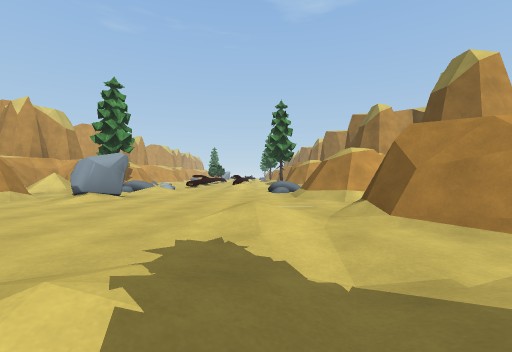
view 1 (above)

18 first-person views from a walk through a scene from a Unity 3-D project. The camera is 1.2 m above the floor, looks level and sees 90° across. The floor is counted in squares, 2 m on a side. Each view is taken from the middle of a square. On the plan, view 1 faces up. The plan holds only what a view shows up to about 9 squares ahead; the rest is blank. The place goes on beyond the plan. The player is left out. Some surface patterns are stand-ins.

view 2
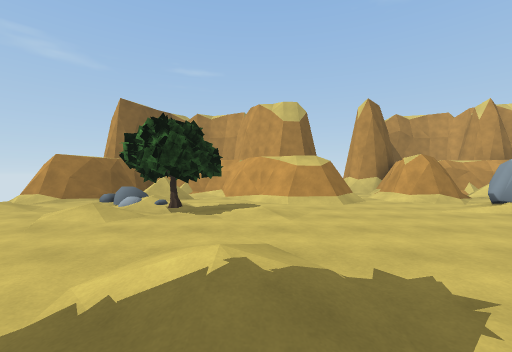

view 3
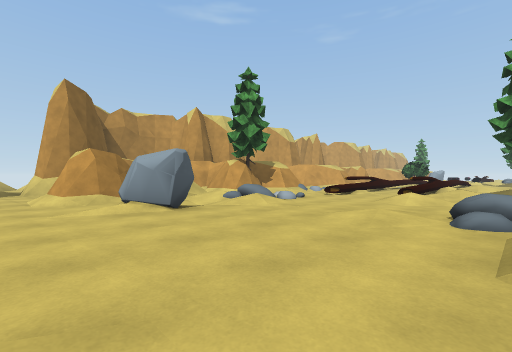

view 4
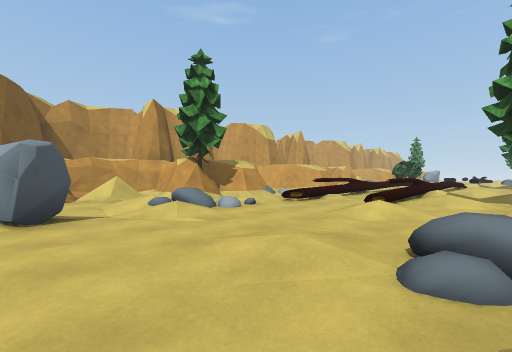

view 5
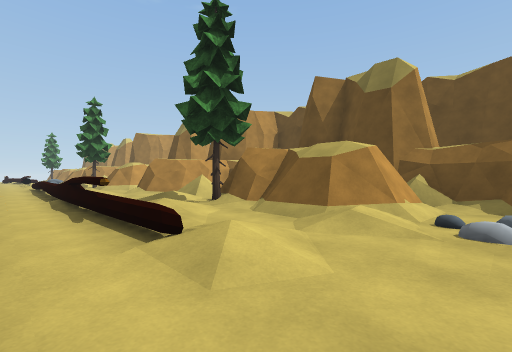

view 6
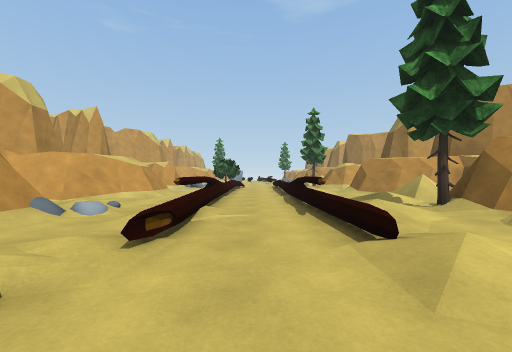

view 7
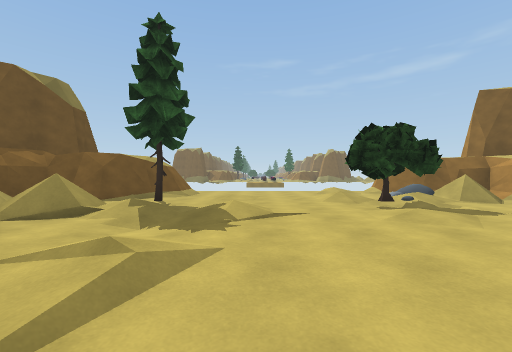

view 8
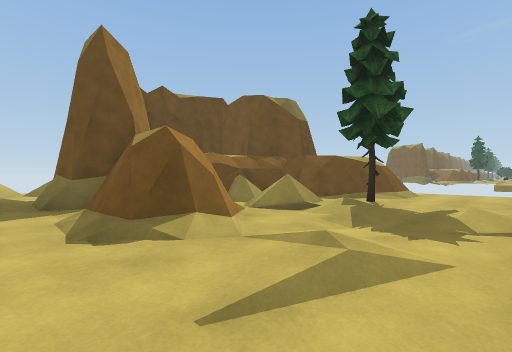

view 9
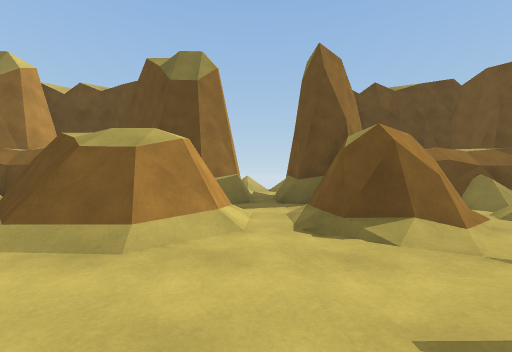

view 10
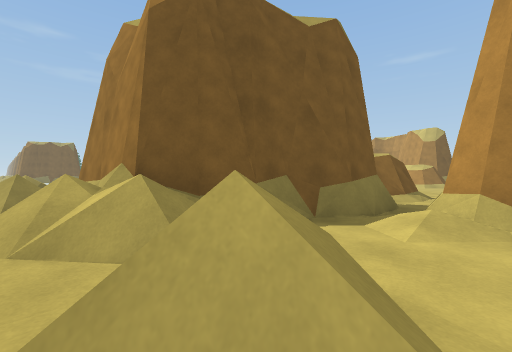

view 11
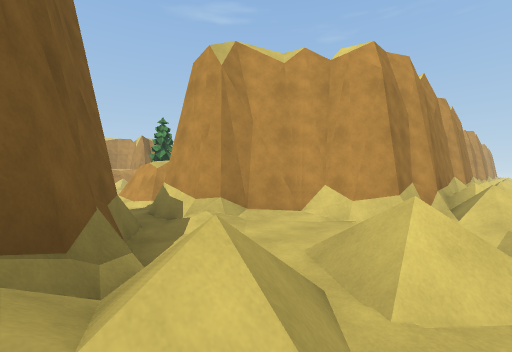

view 12
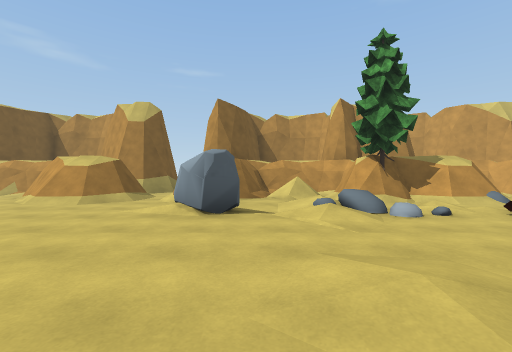

view 13
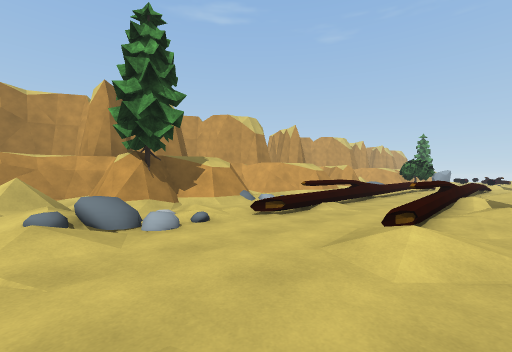

view 14
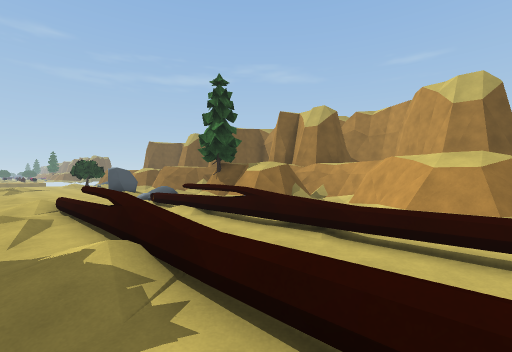

view 15
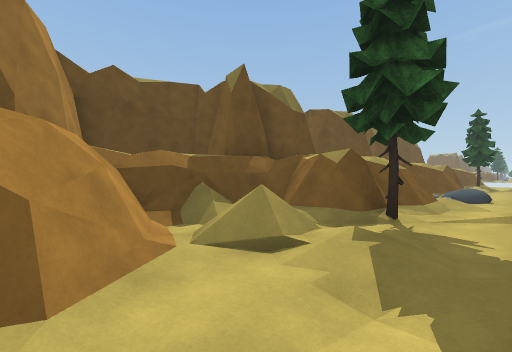

view 16
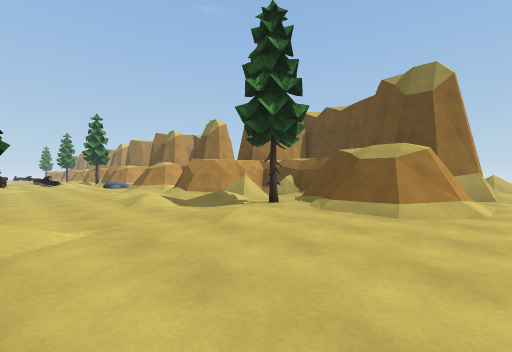

view 17
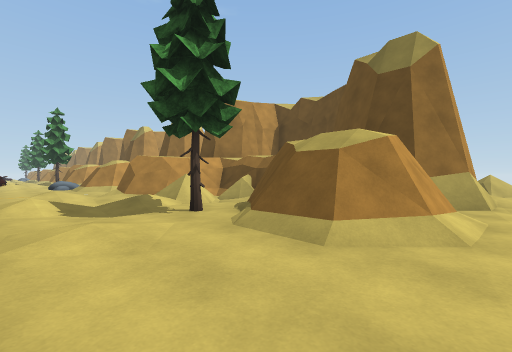

view 18
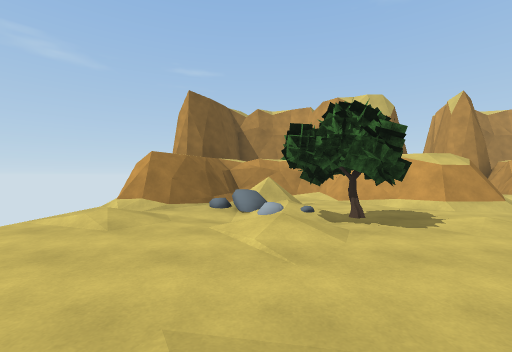

### Floor plan
Key: @ floor where view 1 was taken; # wall or solid block; . main floor; : floor 0.25 m higher than the main floor; - floor 0.25 m lower than the main floor; / step, stairs or slope; = window, fence, low wall or low ledge; ^ raised ledge; R rock; T tree; O other object.
Columns run from 9 left of view 1 to 10 right of it. Each row starts with its distance up from view 1.
 18    #/-^-^:.##
 17    #/-^-^--/##
 16   ##-.=-=.///#
 15  ##.--=-=-///#    #
 14  #.-..=-=.T###    /
 13  ###O.=-=:.##     /
 12    #:.=-=./##     #
 11   ##..:-=./###    #
 10  ##T// -..///#   ##/
  9  #-/.O--.- =##   #//
  8  #///./-..O##   ##-/
  7  ##/--.-../##  ##.
  6 ####.R.-../#####..//
  5 #.##...-..........//
  4 ......--...##.###//.
  3   ##/.--.:.#######//
  2   ##/..----.###  ##
  1   ##...-/.///##   #
  0  ##.-TT-.@./-##   #/
 -1  #///T.-.-T.##    //
 -2  #//O./-...###
 -3  ###--.-../###
 -4   ##.:.--./#####
 -5    #=..--.......

Positions as (right, up) in squares from view 1, and headings:
1: (0, 0), facing up
2: (1, 1), facing left
3: (1, 4), facing up-left
4: (1, 6), facing up-left
5: (-2, 9), facing up-right
6: (-2, 9), facing up
7: (-1, 5), facing down
8: (-1, 5), facing down-right
9: (-1, 5), facing right
10: (10, 6), facing down-left
11: (10, 3), facing up-left
12: (1, 7), facing left
13: (0, 8), facing up-left
14: (0, 18), facing down-left
15: (0, 18), facing down-right
16: (-3, -5), facing up-right
17: (-1, -5), facing up-right
18: (0, -2), facing left
